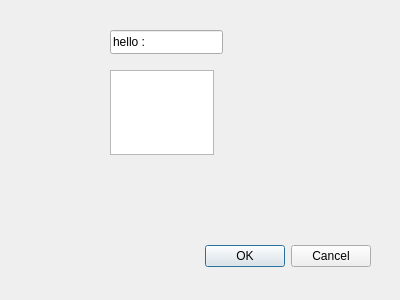
<?xml version="1.0" encoding="UTF-8"?>
<ui version="4.0">
 <class>Dialog</class>
 <widget class="QDialog" name="Dialog">
  <property name="geometry">
   <rect>
    <x>0</x>
    <y>0</y>
    <width>400</width>
    <height>300</height>
   </rect>
  </property>
  <property name="windowTitle">
   <string>Dialog</string>
  </property>
  <widget class="QDialogButtonBox" name="buttonBox">
   <property name="geometry">
    <rect>
     <x>30</x>
     <y>240</y>
     <width>341</width>
     <height>32</height>
    </rect>
   </property>
   <property name="orientation">
    <enum>Qt::Horizontal</enum>
   </property>
   <property name="standardButtons">
    <set>QDialogButtonBox::Cancel|QDialogButtonBox::Ok</set>
   </property>
  </widget>
  <widget class="QLineEdit" name="lineEdit">
   <property name="geometry">
    <rect>
     <x>110</x>
     <y>30</y>
     <width>113</width>
     <height>24</height>
    </rect>
   </property>
   <property name="text">
    <string>hello :</string>
   </property>
  </widget>
  <widget class="QTextEdit" name="textEdit">
   <property name="geometry">
    <rect>
     <x>110</x>
     <y>70</y>
     <width>104</width>
     <height>85</height>
    </rect>
   </property>
  </widget>
 </widget>
 <resources/>
 <connections>
  <connection>
   <sender>buttonBox</sender>
   <signal>accepted()</signal>
   <receiver>Dialog</receiver>
   <slot>accept()</slot>
   <hints>
    <hint type="sourcelabel">
     <x>248</x>
     <y>254</y>
    </hint>
    <hint type="destinationlabel">
     <x>157</x>
     <y>274</y>
    </hint>
   </hints>
  </connection>
  <connection>
   <sender>buttonBox</sender>
   <signal>rejected()</signal>
   <receiver>Dialog</receiver>
   <slot>reject()</slot>
   <hints>
    <hint type="sourcelabel">
     <x>316</x>
     <y>260</y>
    </hint>
    <hint type="destinationlabel">
     <x>286</x>
     <y>274</y>
    </hint>
   </hints>
  </connection>
 </connections>
</ui>
